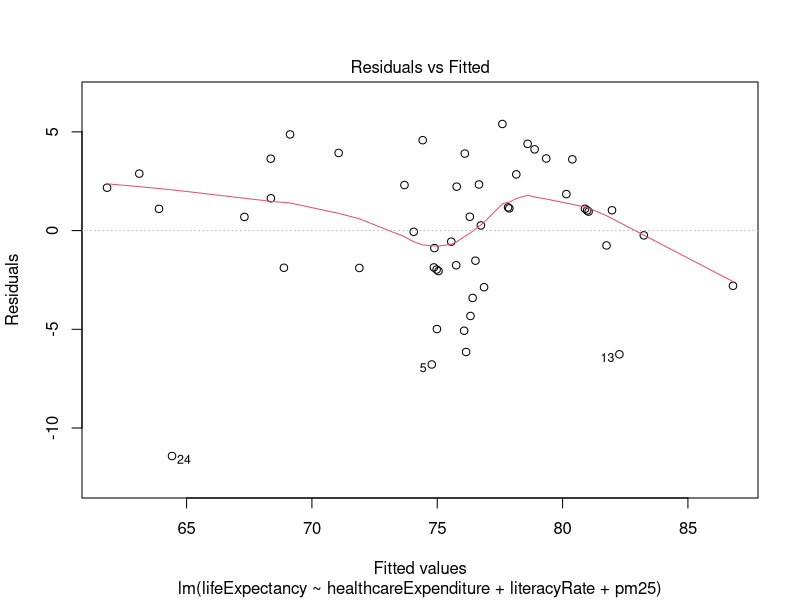
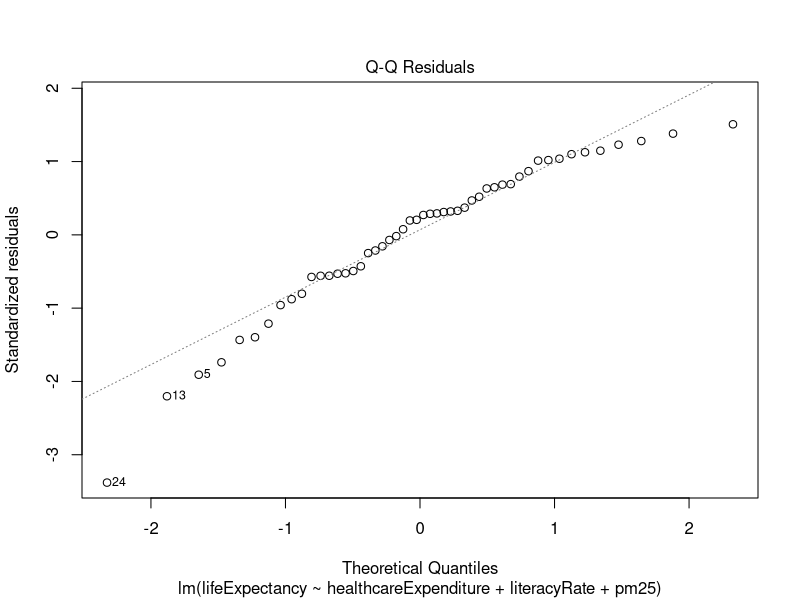

Reproduce these figures in R, in order.
# Ordinary Least Squares analysis for the life expectancy project
# Dependent variable: life expectancy (years)
# Independent variables: healthcare expenditure, literacy rate, PM2.5

library(car)

data <- read.csv("data/countries.csv")

model <- lm(
  lifeExpectancy ~ healthcareExpenditure + literacyRate + pm25,
  data = data
)

summary(model)
vif(model)

png("analysis/residuals_vs_fitted.png", width = 800, height = 600)
plot(model, which = 1)
dev.off()

png("analysis/qq_plot.png", width = 800, height = 600)
plot(model, which = 2)
dev.off()

cat("Regression equation (paper estimates mirrored on the site):\n")
cat("LifeExpectancy = 44.8671 + 0.0011*Healthcare + 0.3092*Literacy + 0.0043*PM2.5\n")
